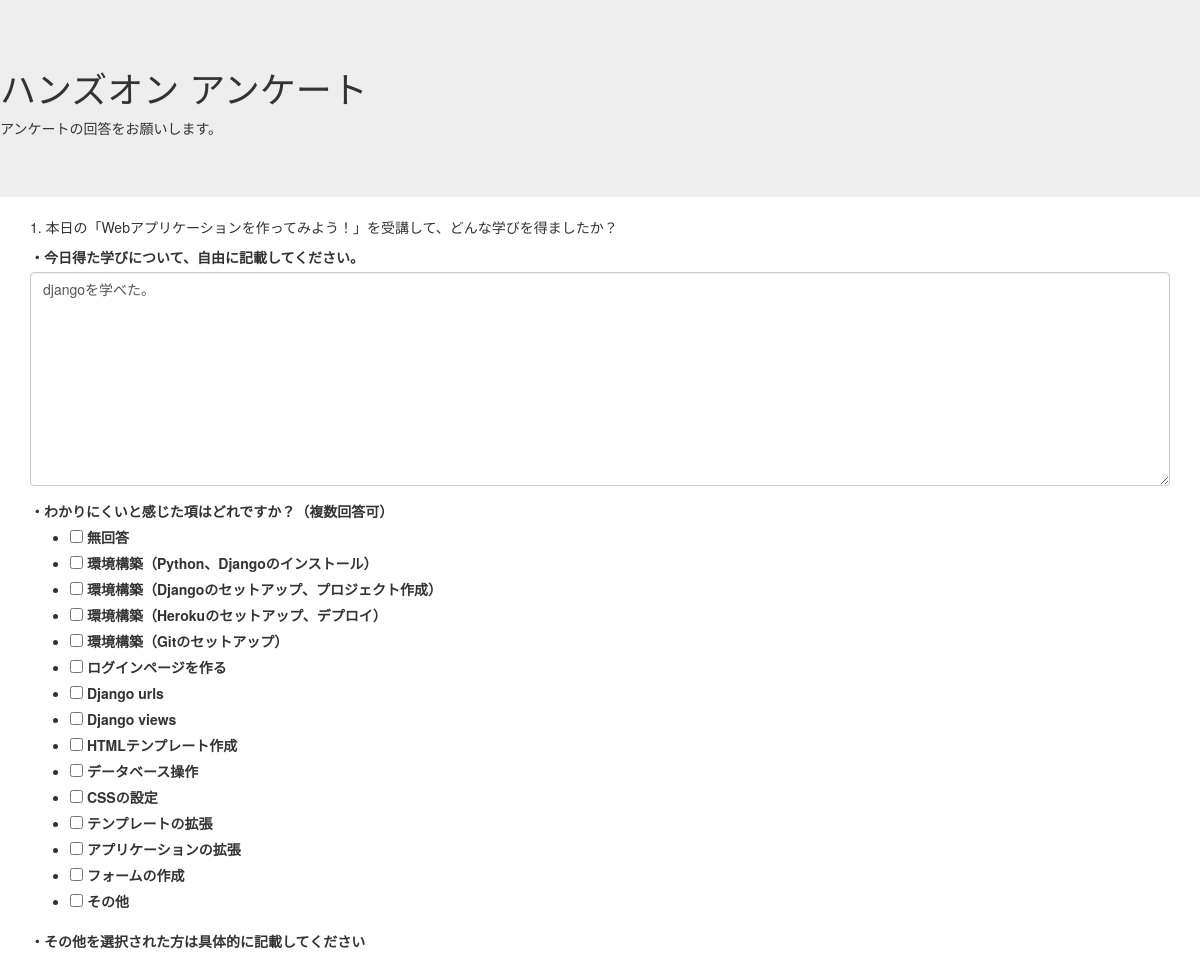
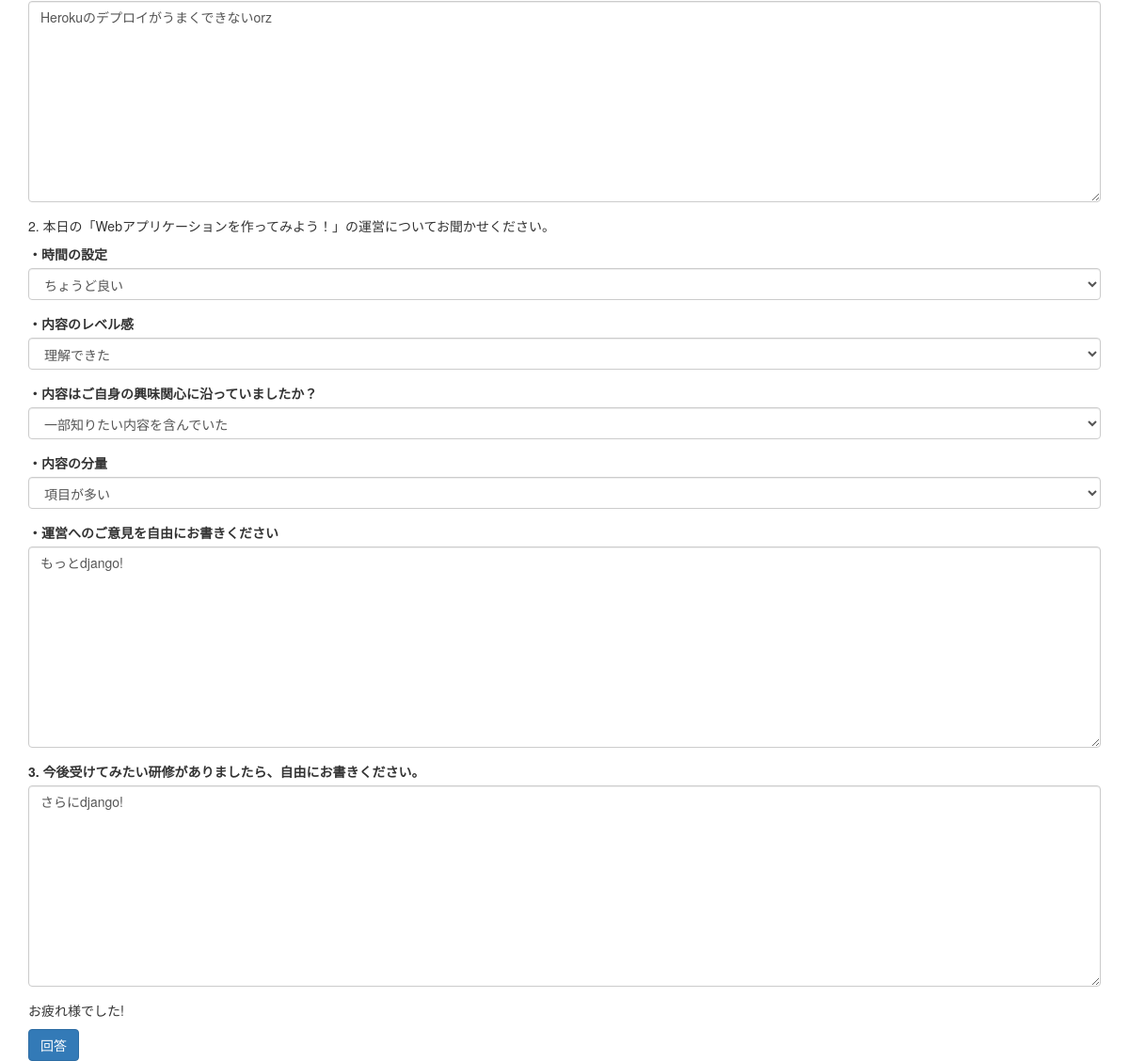
The app's page /edit/ (signed in) with its own data (2 pictures, top to bottom).
### survey/models.py (models this page shows, shortened)
class Questionnaire(models.Model):
  user = models.OneToOneField(settings.AUTH_USER_MODEL, models.CASCADE)
  how_about_handson = models.TextField(default='', blank=True)
  difficult_points = models.CharField(max_length=128, blank=True,
                                      validators=[validate_comma_separated_integer_list])
  difficult_other = models.TextField(default='', blank=True)
  time_settings = models.CharField(max_length=16, choices=choices['time_settings'])
  handson_level = models.CharField(max_length=16, choices=choices['handson_level'])
  handson_interest = models.CharField(max_length=8, choices=choices['handson_interest'])
  handson_quantity = models.CharField(max_length=16, choices=choices['handson_quantity'])
  free_opinions = models.TextField(default='', blank=True)
  interest_trainings = models.TextField(default='', blank=True)

### survey/views.py (the view, shortened to what this page needs)
# urls.py: url(r'edit/$', views.edit_view, name='edit'),
@login_required(login_url=reverse_lazy('survey:login'))
def edit_view(request):
  user = request.user
  if not request.method == 'POST':
    if Questionnaire.objects.filter(user=user).exists():
      q = Questionnaire.objects.get(user=user)
      form = QuestionnaireForm(instance=q)
    else:
      form = QuestionnaireForm()
    context = { 'form': form }
    return render(request, 'survey/edit.html', context)

### survey/forms.py
class QuestionnaireForm(forms.ModelForm):
  difficult_points = CommaSeparatedSelectInteger(
    choices=[('', '無回答')] + [(i[0], i[1]) for i in DIFFICULT_POINTS_CHOICES],
    widget=forms.CheckboxSelectMultiple(),
    required=False,
  )
  class Meta:
    model = Questionnaire
    exclude = ['user']
    widgets = {
      'how_about_handson':  forms.Textarea(attrs={'class': 'form-control'}),
      'difficult_other':    forms.Textarea(attrs={'class': 'form-control'}),
      'time_settings':      forms.Select(attrs={'class': 'form-control'}),
      'handson_level':      forms.Select(attrs={'class': 'form-control'}),
      'handson_interest':   forms.Select(attrs={'class': 'form-control'}),
      'handson_quantity':   forms.Select(attrs={'class': 'form-control'}),
      'free_opinions':      forms.Textarea(attrs={'class': 'form-control'}),
      'interest_trainings': forms.Textarea(attrs={'class': 'form-control'}),
    }

### survey/forms.py (called while the page is built)
    def prepare_value(self, value):
        if not value:
          return ''
        return ','.join([str(val) for val in value])

### survey/templates/survey/edit.html (shortened to what this page needs)
{% extends 'survey/base.html' %}
{% load crispy_forms_tags %}
{% block main %}
<div class="container">
<form action="{% url 'survey:edit' %}" method="POST">
  <p>1. 本日の「Webアプリケーションを作ってみよう！」を受講して、どんな学びを得ましたか？</p>
  <div class="form-group">
    <label for="{{ form.how_about_handson.id_for_label }}">・今日得た学びについて、自由に記載してください。</label>
    {{ form.how_about_handson }}
  </div>
  <div class="form-group">
    <label for="{{ form.difficult_points.id_for_label }}">・わかりにくいと感じた項はどれですか？（複数回答可）</label>
    {{ form.difficult_points}}
  </div>
  <div class="form-group">
    <label for="{{ form.difficult_other.id_for_label }}">・その他を選択された方は具体的に記載してください</label>
    {{ form.difficult_other }}
  </div>
  <p>2. 本日の「Webアプリケーションを作ってみよう！」の運営についてお聞かせください。</p>
  <div class="form-group">
    <label for="{{ form.time_settings.id_for_label }}">・時間の設定</label>
    {{ form.time_settings }}
  </div>
  <div class="form-group">
    <label for="{{ form.handson_level.id_for_label }}">・内容のレベル感</label>
    {{ form.handson_level }}
  </div>
  <div class="form-group">
    <label for="{{ form.handson_interest.id_for_label }}">・内容はご自身の興味関心に沿っていましたか？</label>
    {{ form.handson_interest }}
  </div>
  <div class="form-group">
    <label for="{{ form.handson_quantity.id_for_label }}">・内容の分量</label>
    {{ form.handson_quantity }}
  </div>
  <div class="form-group">
    <label for="{{ form.free_opinions.id_for_label }}">・運営へのご意見を自由にお書きください</label>
    {{ form.free_opinions }}
  </div>
  <div class="form-group">
    <label for="{{ form.interest_trainings.id_for_label }}">3. 今後受けてみたい研修がありましたら、自由にお書きください。</label>
    {{ form.interest_trainings }}
  </div>
  <p>お疲れ様でした!</p>
  <button type="submit" class="btn btn-primary">回答</button>
</form>
</div>
{% endblock %}

### survey/templates/survey/base.html (shortened to what this page needs)
{% load static %}
<!DOCTYPE html>
<html>
<head>
  <link rel="stylesheet" type="text/css" href="http://yui.yahooapis.com/3.18.1/build/cssreset/cssreset-min.css">
  <link rel="stylesheet" type="text/css" href="http://maxcdn.bootstrapcdn.com/bootstrap/3.3.7/css/bootstrap.min.css">
  <link rel="stylesheet" type="text/css" href="{% static 'survey/base.css' %}">
</head>
<body>
<header>
  <div class="page-header">
    <h1>ハンズオン アンケート</h1>
  {% block header %}
    <p>アンケートの回答をお願いします。</p>
  {% endblock %}
  </div>
</header>
<main>
{% block main %}
{% endblock %}
</main>
</body>
</html>

### survey/static/survey/base.css (style rules this page uses)
header .page-header { margin-top: 0; padding-top: 48px; padding-bottom: 48px; background-color: #eee; }

### records on screen
Questionnaire: how_about_handson "djangoを学べた。", difficult_points "☐ ☐ ☐ ☐ ☐ ☐ ☐ ☐ ☐ ☐ ☐ ☐ ☐ ☐ ☐", difficult_other "Herokuのデプロイがうまくできないorz", time_settings "ちょうど良い", handson_level "理解できた", handson_interest "一部知りたい内容を含んでいた", handson_quantity "項目が多い", free_opinions "もっとdjango!", interest_trainings "さらにdjango!"
